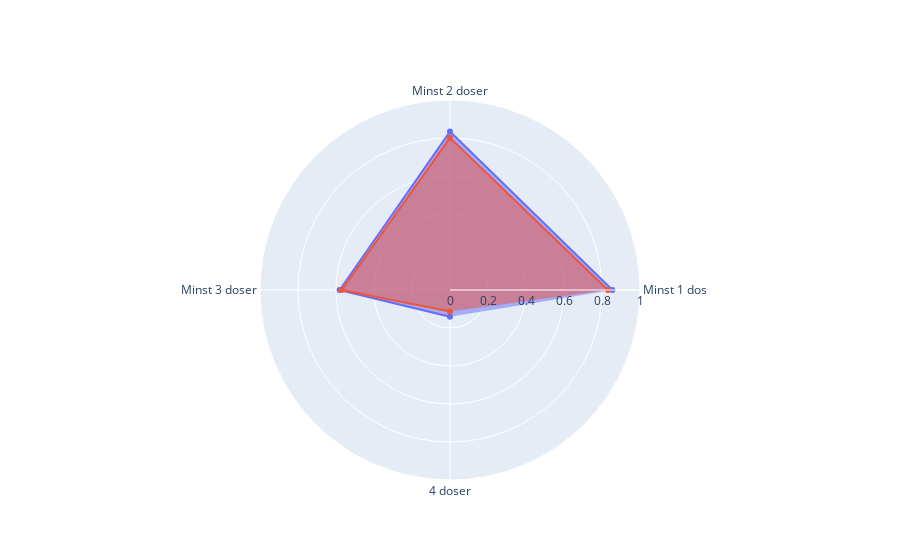

Notebook source saved alongside this figure:
### Code cell
import plotly.graph_objects as go

# All of this code is code is placeholder and from Håkan
vaccin_vg = df_vaccine[df_vaccine["Län_namn"] == "Västra Götalands län"]
vaccin_sthlm = df_vaccine[df_vaccine["Län_namn"] == "Stockholms län"]

vg_1 = vaccin_vg["Antal minst 1 dos"].sum() / vaccin_vg["Befolkning"].sum()
vg_2 = vaccin_vg["Antal minst 2 doser"].sum() / vaccin_vg["Befolkning"].sum()
vg_3 = vaccin_vg["Antal 3 doser"].sum() / vaccin_vg["Befolkning"].sum()
vg_4 = vaccin_vg["Antal 4 doser"].sum() / vaccin_vg["Befolkning"].sum()

sthlm_1 = vaccin_sthlm["Antal minst 1 dos"].sum() / vaccin_sthlm["Befolkning"].sum()
sthlm_2 = vaccin_sthlm["Antal minst 2 doser"].sum() / vaccin_sthlm["Befolkning"].sum()
sthlm_3 = vaccin_sthlm["Antal 3 doser"].sum() / vaccin_sthlm["Befolkning"].sum()
sthlm_4 = vaccin_sthlm["Antal 4 doser"].sum() / vaccin_sthlm["Befolkning"].sum()

categories = ["Minst 1 dos", "Minst 2 doser", "Minst 3 doser", "4 doser"]

fig = go.Figure()

fig.add_trace(
    go.Scatterpolar(
        r=[vg_1, vg_2, vg_3, vg_4],
        theta=categories,
        fill="toself",
        name="vg",
    )
)
fig.add_trace(
    go.Scatterpolar(
        r=[sthlm_1, sthlm_2, sthlm_3, sthlm_4],
        theta=categories,
        fill="toself",
        name="sthlm",
    )
)

fig.update_layout(
    polar=dict(radialaxis=dict(visible=True, range=[0, 1])), showlegend=False
)

fig.show()

### Figure 1 — Plotly figure (JSON) as saved in the notebook; plotly's stock layout.template omitted (floating-point values rounded to 4 significant figures)
{"data": [{"fill": "toself", "name": "vg", "r": [0.8551, 0.8336, 0.5809, 0.1404], "theta": ["Minst 1 dos", "Minst 2 doser", "Minst 3 doser", "4 doser"], "type": "scatterpolar"}, {"fill": "toself", "name": "sthlm", "r": [0.8312, 0.8011, 0.5695, 0.1127], "theta": ["Minst 1 dos", "Minst 2 doser", "Minst 3 doser", "4 doser"], "type": "scatterpolar"}], "layout": {"polar": {"radialaxis": {"range": [0, 1], "visible": true}}, "showlegend": false}}
